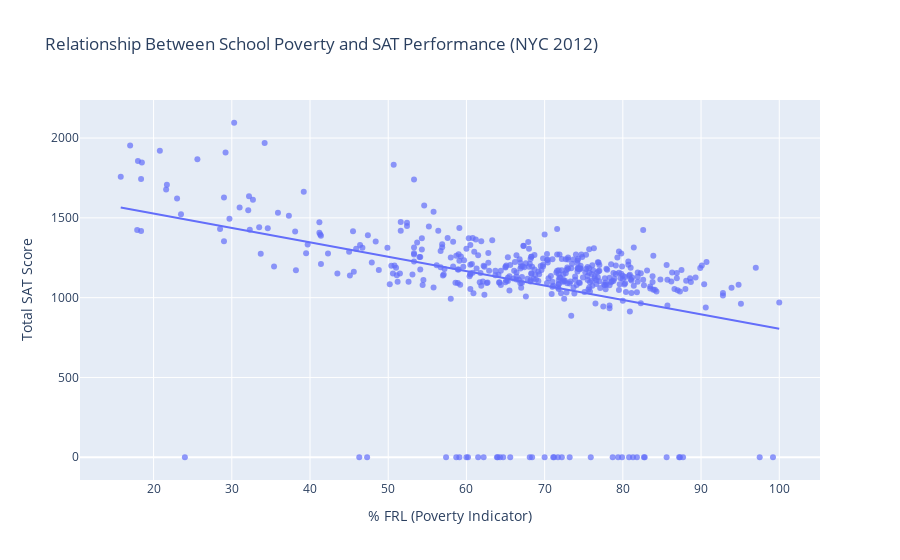

Write notebook code for a chart like this one.
### Code cell
import plotly.express as px
fig = px.scatter(
    final,
    x = 'frl_percent',
    y = 'sat_total',
    trendline = 'ols',
    opacity = 0.7,
    title = 'Relationship Between School Poverty and SAT Performance (NYC 2012)',
    labels = {
        'frl_percent': '% FRL (Poverty Indicator)',
        'sat_total': 'Total SAT Score'
    }

)
fig.show()

### Figure 1 — Plotly figure (JSON) as saved in the notebook; plotly's stock layout.template omitted (floating-point values rounded to 4 significant figures; data arrays with more than 128 entries replaced by an {"elided": "..."} marker saying what was removed)
{"data": [{"hovertemplate": "% FRL (Poverty Indicator)=%{x}<br>Total SAT Score=%{y}<extra></extra>", "legendgroup": "", "marker": {"color": "#636efa", "opacity": 0.7, "symbol": "circle"}, "mode": "markers", "name": "", "orientation": "v", "showlegend": false, "type": "scatter", "x": {"elided": "450 float values"}, "xaxis": "x", "y": {"elided": "450 float values"}, "yaxis": "y"}, {"hovertemplate": "<b>OLS trendline</b><br>sat_total = -9.03701 * frl_percent + 1708.31<br>R<sup>2</sup>=0.147343<br><br>% FRL (Poverty Indicator)=%{x}<br>Total SAT Score=%{y} <b>(trend)</b><extra></extra>", "legendgroup": "", "marker": {"color": "#636efa", "symbol": "circle"}, "mode": "lines", "name": "", "showlegend": false, "type": "scatter", "x": {"elided": "450 float values"}, "xaxis": "x", "y": {"elided": "450 float values"}, "yaxis": "y"}], "layout": {"legend": {"tracegroupgap": 0}, "title": {"text": "Relationship Between School Poverty and SAT Performance (NYC 2012)"}, "xaxis": {"anchor": "y", "domain": [0, 1], "title": {"text": "% FRL (Poverty Indicator)"}}, "yaxis": {"anchor": "x", "domain": [0, 1], "title": {"text": "Total SAT Score"}}}}
